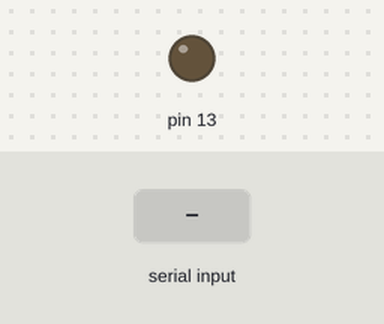
Recording of a sketch running on a simulated Arduino Uno, built with avr-gcc and run on an emulated ATmega328P. On the bench: output pins drawn as LEDs (lit = HIGH). The inputs (shaded band) are chosen by the test bench.

Above: at 1.2 s.
1.3 s: "OK" received over Serial
Timing chart, 0 to 4.3 s (numbered marks = the images above; inputs shaded):
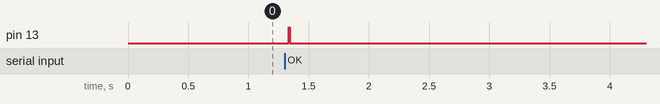

Measured:
- after the input at 1.3 s, pin 13: LOW → HIGH at once, → LOW 0.01 s later

The sketch:

WD.ino
```cpp
#define GATE_PIN 10    // вывод на затвор транзистора
#define TIMER_TIMEOUT_MIN 5 // задержка на сброс в случае отключения
unsigned long tmr = millis();
void setup() {
  Serial.begin(9600);
  pinMode(13, OUTPUT);
  Serial.setTimeout(20);  // таймаут на чтение из порта

}
 String str;

void loop() {
  str = Serial.readString();    //читает строку

  if (str == "RST") {
    digitalWrite(GATE_PIN, 1);    // давит на сброс при нажатии на кнопку в приложении
  }
  if (str == "OK") {      // просто показывает работоспособность, дублирует функционал индикатора в программе. Можно убрать
    digitalWrite(13, 1);
    delay(10);
    digitalWrite(13, 0);
  }
  if (str == "OK") {
    tmr = millis();
  }
  if (millis() - tmr <= 1000 * 60 * TIMER_TIMEOUT_MIN) {
    tmr = millis();
    digitalWrite (GATE_PIN, 1);
    delay(50);
    digitalWrite (GATE_PIN, 0);
  }
}
```
